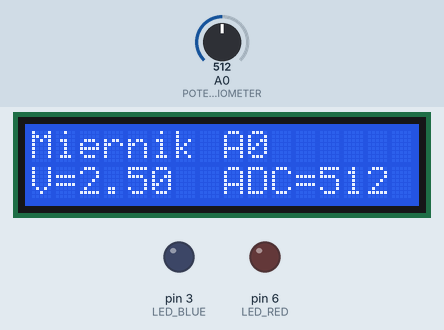
The sketch below on a simulated Arduino Uno, built with avr-gcc and run on an emulated ATmega328P. Parts: 16×2 character LCD, output pins drawn as LEDs (lit = HIGH). Inputs (shaded band) come from the test bench; at power-on: A0 (POTENTIOMETER) = 512. What the sketch prints to the serial monitor is not drawn.

Above: at 1.2 s.
1.3 s: A0 (POTENTIOMETER) set to 716
At 1.9 s:
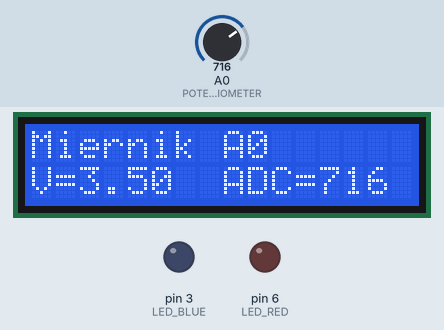
2.8 s: A0 (POTENTIOMETER) set to 900
At 4.0 s:
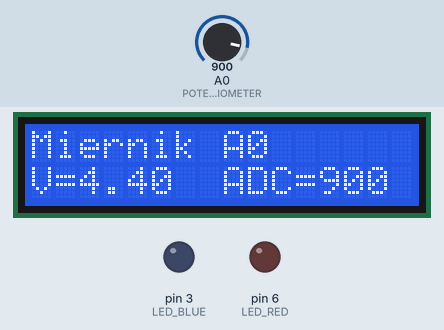
4.3 s: A0 (POTENTIOMETER) set to 1023
At 5.4 s:
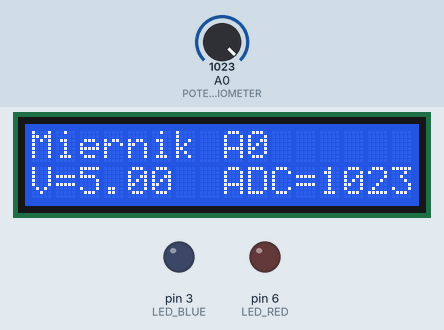
Timing chart, 0 to 7.3 s (numbered marks = the images above; inputs shaded):
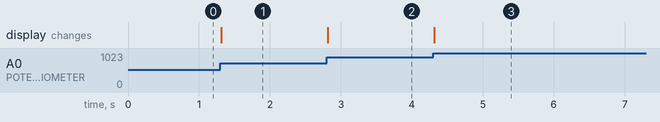

Measured:
- after the input at 1.3 s, the display: changes at once (image 1)
- after the input at 2.8 s, the display: changes at once (image 2)
- after the input at 4.3 s, the display: changes at once (image 3)

The sketch:

kod02.ino
```cpp
#include <Arduino.h>
#include <LiquidCrystal_I2C.h>
#include <limits.h>

#define LED_RED 6
#define LED_BLUE 3
#define POTENTIOMETER A0

/*
Napisz program, który będzie mierzy napięcie jakie otrzymujemy z potencjometru na wejście GPIO.
Wynik pomiaru powinien być wyświetlony na wyświetlaczu LCD przedstawiając aktualne napięcie w Voltach
oraz liczbową reprezentację ADC odczytaną z wejścia GPIO. Napięcie ma być wyrównane do lewej, natomiast
ADC do prawej strony wyświetlacza. Upewnij się, że wyświetlane wartości na wyświtlaczu LCD nie migają w
trakcie zmiany nastawy. Poniżej przykład poprawnie rozwiązanego zadania:
Miernik A0
V=2.60   ADC=532

Dodatkowo wykorzystaj Serial Plotter w środowisku Arduino IDE do przedstawienia wykresu napięcia w czasie. Aktualna wartość ADC także ma być na wykresie.
Dodatkowo użyj sprintf do formatowania napięcia do postaci z dwoma miejscami po przecinku.
*/

LiquidCrystal_I2C lcd(0x27, 16, 2);

void setup()
{
    pinMode(LED_RED, OUTPUT);
    analogWrite(LED_RED, 0);
    pinMode(LED_BLUE, OUTPUT);
    analogWrite(LED_BLUE, 0);

    lcd.init();
    lcd.backlight();

    Serial.begin(9600);

    lcd.setCursor(0, 0);
    lcd.print("Miernik A0");

    lcd.setCursor(0, 1);
    lcd.print("V=");
    lcd.print(0.00);

    lcd.setCursor(8, 1);
    lcd.print("ADC=0   ");
}

int numPlaces(int n)
{
    int r = 1;
    if (n < 0)
        n = (n == INT_MIN) ? INT_MAX : -n;
    while (n > 9)
    {
        n /= 10;
        r++;
    }
    return r;
}

int value = -1;

void loop()
{
    int new_value = analogRead(POTENTIOMETER);

    if (abs(new_value - value) < 5)
    {
        return;
    }

    value = new_value;

    double voltage = value * (5.0 / 1023.0);

    char voltageStr[10];
    dtostrf(voltage, 4, 2, voltageStr);

    lcd.setCursor(2, 1);
    lcd.print(voltageStr);

    lcd.setCursor(12, 1);
    lcd.print("    ");
    lcd.setCursor(12, 1);
    lcd.print(value);

    Serial.print("Voltage:");
    Serial.print(voltage);
    Serial.print(",");
    Serial.print("ADC:");
    Serial.println(value);

    delay(100);
}
```
